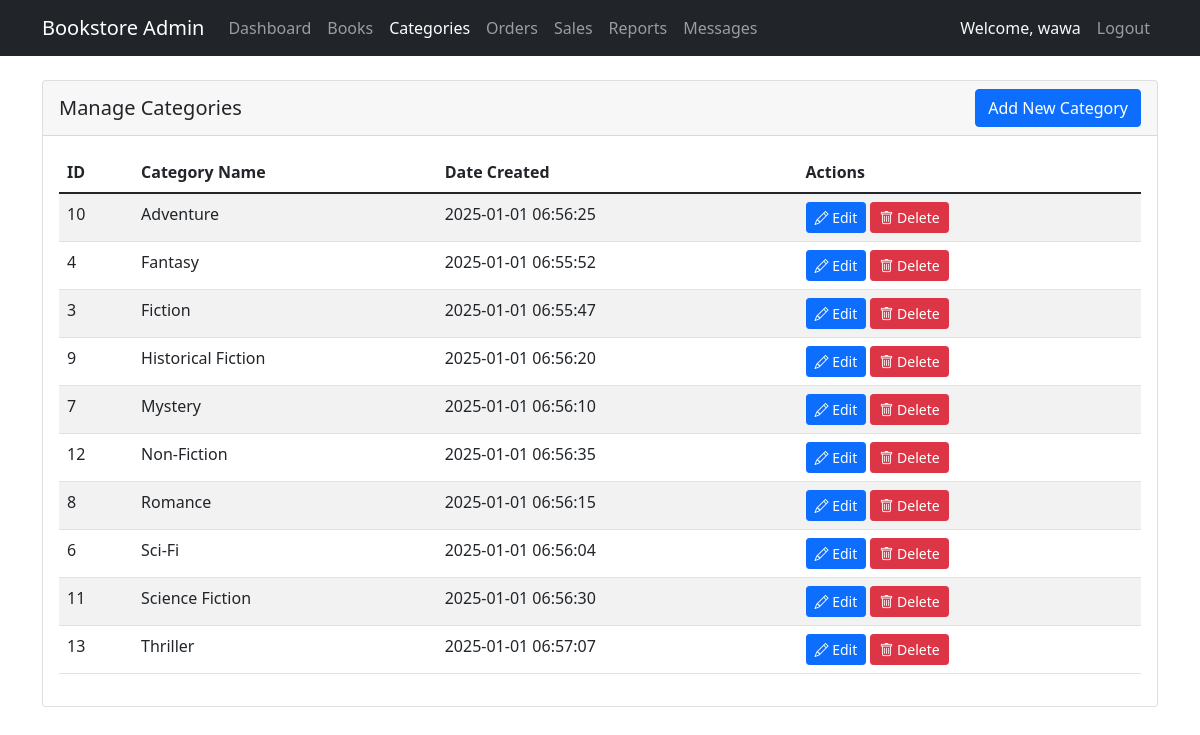
The app's page /admin/manage_categories.php (signed in) with its own data.
### tables this page shows
CREATE TABLE `categories` (
  `category_id` int(11) NOT NULL,
  `category_name` varchar(255) NOT NULL,
  `date_created` timestamp NOT NULL DEFAULT current_timestamp()
);

### admin/manage_categories.php (the view, shortened to what this page needs)
<?php
require_once '../auth/config.php';
$categories = $conn->query("SELECT * FROM Categories ORDER BY category_name");
?>
<!DOCTYPE html>
<html lang="en">
<head>
    <link href="https://cdn.jsdelivr.net/npm/bootstrap@5.1.3/dist/css/bootstrap.min.css" rel="stylesheet">
    <link href="https://cdn.jsdelivr.net/npm/bootstrap-icons@1.7.2/font/bootstrap-icons.css" rel="stylesheet">
</head>
<body>
    <?php include 'admin_navbar.php'; ?>
    <div class="container mt-4">
        <div class="row">
            <div class="col-md-12">
                <div class="card">
                    <div class="card-header d-flex justify-content-between align-items-center">
                        <h5 class="mb-0">Manage Categories</h5>
                        <button type="button" class="btn btn-primary" data-bs-toggle="modal" data-bs-target="#addCategoryModal">
                            Add New Category
                        </button>
                    </div>
                    <div class="card-body">
                        <table class="table table-striped">
                            <thead>
                                <tr>
                                    <th>ID</th>
                                    <th>Category Name</th>
                                    <th>Date Created</th>
                                    <th>Actions</th>
                                </tr>
                            </thead>
                            <tbody>
                                <?php while ($category = $categories->fetch_assoc()): ?>
                                    <tr>
                                        <td><?php echo $category['category_id']; ?></td>
                                        <td><?php echo htmlspecialchars($category['category_name']); ?></td>
                                        <td><?php echo date('Y-m-d H:i:s', strtotime($category['date_created'])); ?></td>
                                        <td>
                                            <button class="btn btn-sm btn-primary" data-bs-toggle="modal" data-bs-target="#editCategoryModal<?php echo $category['category_id']; ?>">
                                                <i class="bi bi-pencil"></i> Edit
                                            </button>
                                            <button class="btn btn-sm btn-danger" data-bs-toggle="modal" data-bs-target="#deleteCategoryModal<?php echo $category['category_id']; ?>">
                                                <i class="bi bi-trash"></i> Delete
                                            </button>
                                        </td>
                                    </tr>
                                <?php endwhile; ?>
                            </tbody>
                        </table>
                    </div>
                </div>
            </div>
        </div>
    </div>
</body>
</html>

### records on screen
categories: category_id "10", category_name "Adventure", date_created "2025-01-01 06:56:25"
categories: category_id "4", category_name "Fantasy", date_created "2025-01-01 06:55:52"
categories: category_id "3", category_name "Fiction", date_created "2025-01-01 06:55:47"
categories: category_id "9", category_name "Historical Fiction", date_created "2025-01-01 06:56:20"
categories: category_id "7", category_name "Mystery", date_created "2025-01-01 06:56:10"
categories: category_id "12", category_name "Non-Fiction", date_created "2025-01-01 06:56:35"
categories: category_id "8", category_name "Romance", date_created "2025-01-01 06:56:15"
categories: category_id "6", category_name "Sci-Fi", date_created "2025-01-01 06:56:04"
categories: category_id "11", category_name "Science Fiction", date_created "2025-01-01 06:56:30"
categories: category_id "13", category_name "Thriller", date_created "2025-01-01 06:57:07"

### other values on screen
$_SESSION['username'] "wawa"
